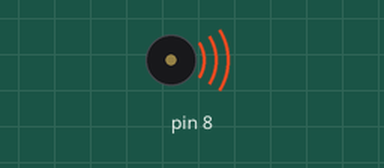
A sketch run on a simulated Arduino Uno, built with avr-gcc and run on an emulated ATmega328P. On the bench: buzzer (waves = sounding).

Above: at 0.1 s.
At 18.1 s:
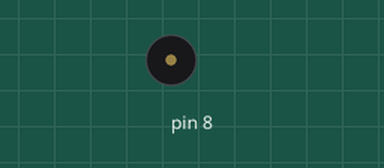
Timing chart, 0 to 40.0 s (numbered marks = the images above):
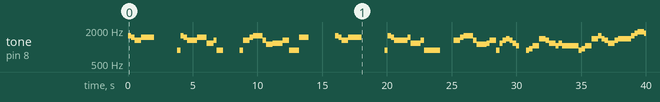

The sketch:

still_alive.ino
```cpp
// frequencies //

int ai6 = 1864.66;
int a6 = 1760.00;
int g = 1567.98;
int fi = 1479.98;
int f = 1396.91;
int fi5 = 739.989;
int f5 = 698.456;
int e = 1318.51;
int ai = 932.328;
int a = 880;
int d = 1174.66;
int ci = 1108.73;
int c = 1046.50;
int b6 = 1975.53;
int b = 987.767;

// note duration //

int ei = 254;
int qu = 2 * ei;
int ha = 4 * ei;
int te = qu + ei;

int x(int y, int z)
{
  tone(8, y);
  delay(z);
  noTone(8);
}

void setup()
{
}

void loop()
{

  x(g, ei);
  x(fi, ei);
  x(e, ei);
  x(e, ei);
  x(fi, ha);
  delay(ha + qu + ei);
  x(a, ei);
  x(g, ei);
  x(fi, ei);
  x(e, ei);
  x(e, qu);
  x(fi, te);
  x(d, qu);
  x(e, ei);
  x(a, qu);
  delay(ei + ha);

  x(a, ei);
  x(e, qu);
  x(fi, ei);
  x(g, te);
  x(e, ei);
  x(ci, qu);
  x(d, te);
  x(e, qu);
  x(a, ei);
  x(a, qu);
  x(fi, te);
  delay(ha + ha);

  x(g, ei);
  x(fi, ei);
  x(e, ei);
  x(e, ei);
  x(fi, ha);
  delay(ha + qu + ei);
  x(a, ei);
  x(g, ei);
  x(fi, ei);
  x(e, ei);
  x(e, te);
  x(fi, ei);
  x(d, te);
  x(e, ei);
  x(a, ei + ha);
  delay(ha);

  x(e, qu);
  x(fi, ei);
  x(g, te);
  x(e, ei);
  x(ci, te);
  x(d, ei);
  x(e, qu);
  x(a, ei);
  x(d, ei);
  x(e, ei);
  x(f, ei);
  x(e, ei);
  x(d, ei);
  x(c, ei);
  delay(qu);
  x(a, ei);
  x(ai, ei);
  x(c, qu);
  x(f, qu);
  x(e, ei);
  x(d, ei);
  x(d, ei);
  x(c, ei);
  x(d, ei);
  x(c, ei);
  x(c, qu);
  x(c, qu);
  x(a, ei);
  x(ai, ei);
  x(c, qu);
  x(f, qu);
  x(g, ei);
  x(f, ei);
  x(e, ei);
  x(d, ei);
  x(d, ei);
  x(e, ei);
  x(f, qu);
  x(f, qu);
  x(g, ei);
  x(a6, ei);
  x(ai6, ei);
  x(ai6, ei);
  x(a6, qu);
  x(g, qu);
  x(f, ei);
  x(g, ei);
  x(a6, ei);
  x(a6, ei);
  x(g, qu);
  x(f, qu);
  x(d, ei);
  x(c, ei);
  x(d, ei);
  x(f, ei);
  x(f, ei);
  x(e, ei);
  x(e, qu);
  x(fi, ei);
  x(fi, ei);

  delay(27 * ei);

  x(a, ei);
  x(g, ei);
  x(fi, ei);
  x(e, ei);
  x(e, qu);
  x(fi, ei);

  delay(10 * ei);

  x(g, ei);
  x(fi, ei);
  x(e, ei);
  x(e, te);
  x(fi, ei);
  x(d, qu);
  x(e, qu);
  x(a, te);

  delay(6 * ei);

  x(e, qu);
  x(fi, ei);
  x(g, ei + qu);
  x(e, qu);
  x(ci, qu);
  x(d, ei);
  x(e, ei + qu);
  x(a, ei);
  x(a, qu);
  x(fi, ei);

  delay(8 * ei);

  x(a, ei);
  x(g, ei);
  x(fi, ei);
  x(e, ei);
  x(e, ei);
  x(fi, ei);

  delay(11 * ei);

  x(a, ei);
  x(g, ei);
  x(fi, ei);
  x(e, ei);
  x(e, ei + qu);
  x(fi, ei);
  x(d, ei + qu);
  x(e, ei);
  x(a, ei + qu);

  delay(6 * ei);

  /* as they burned it hurt... */
  x(e, qu);
  x(fi, ei);
  x(g, ei + qu);
  x(e, qu);
  x(ci, qu);
  x(d, ei);
  x(e, qu);
  x(a, ei);
  x(d, ei);
  x(e, ei);

  /* key change */
  x(f, ei);
  x(e, ei);
  x(d, qu);
  x(c, qu);

  x(a, ei);
  x(ai, ei);
  x(c, qu);
  x(f, qu);
  x(e, ei);
  x(d, ei);
  x(d, ei);
  x(c, ei);
  x(d, ei);
  x(c, ei);
  x(c, qu);
  x(c, qu);
  x(a, ei);
  x(ai, ei);
  x(c, qu);
  x(f, qu);
  x(g, ei);
  x(f, ei);
  x(e, ei);
  x(d, ei);
  x(d, ei);
  x(e, ei);
  x(f, qu);
  x(f, qu);
  x(g, ei);
  x(a6, ei);
  x(ai6, ei);
  x(ai6, ei);
  x(a6, qu);
  x(g, qu);
  x(f, ei);
  x(g, ei);
  x(a6, ei);
  x(a6, ei);
  x(g, ei);
  x(f, ei);

  x(f, qu);
  x(d, ei);
  x(c, ei);
  x(d, ei);
  x(f, ei);
  x(f, ei);
  x(e, ei);
  x(ci, ei);
  x(e, ei);
  x(fi, ei);
  x(fi, ei);

  /* key changes back */

  delay(28 * ei);

  x(g, ei);
  x(fi, ei);
  x(e, ei);
  x(e, qu);
  x(fi, te);

  delay(7 * ei);

  x(a, ei);
  x(g, ei);
  x(fi, ei);
  x(e, ei);
  x(e, te);
  x(fi, ei);
  x(d, te);
  x(e, ei);
  x(a, 5 * ei);

  delay(ha);

  x(e, qu);
  x(fi, ei);
  x(g, te);
  x(e, qu);
  x(ci, qu);
  x(d, ei);
  x(e, te);
  x(a, ei);
  x(a, qu);
  x(fi, te);

  delay(2 * ha);

  x(g, ei);
  x(fi, ei);
  x(e, ei);
  x(e, qu);
  x(fi, te);

  delay(2 * ha);

  x(g, ei);
  x(fi, ei);
  x(e, ei);
  x(e, te);

  x(fi, ei);
  x(d, te);

  x(e, ei);
  x(a, 5 * ei);

  delay(ha);

  x(e, qu);
  x(fi, ei);
  x(g, te);
  x(e, qu);

  x(ci, qu);
  x(d, ei);
  x(e, qu);
  x(a, ei);
  x(d, ei);
  x(e, ei);

  // key change:

  x(f, ei);
  x(e, ei);
  x(d, ei);
  x(c, te);

  x(a, ei);
  x(ai, ei);
  x(c, qu);
  x(f, qu);
  x(e, ei);
  x(d, ei);
  x(d, ei);
  x(c, ei);
  x(d, ei);
  x(c, ei);
  x(c, qu);
  x(c, qu);
  x(a, ei);
  x(ai, ei);
  x(c, qu);
  x(f, qu);
  x(g, ei);
  x(f, ei);
  x(e, ei);
  x(d, ei);
  x(d, ei);
  x(e, ei);
  x(f, qu);
  x(f, qu);

  x(g, ei);
  x(a6, ei);
  x(ai6, ei);
  x(ai6, ei);
  x(a6, ei);
  x(g, ei);
  x(g, qu);

  x(f, ei);
  x(g, ei);
  x(a6, ei);
  x(a6, ei);
  x(g, ei);
  x(f, ei);
  x(f, qu);
  x(d, ei);
  x(c, ei);
  x(d, ei);
  x(f, ei);
  x(f, ei);
  x(e, qu);
  x(e, ei);
  x(fi, ei);
  x(fi, 5 * ei);

  //key change

  delay(2 * ei);

  x(a6, ei);
  x(a6, ei / 2);
  x(b6, ei / 2 + ei);
  x(a6, ei);
  x(fi, ei);
  x(d, qu);
  x(e, ei);
  x(fi, ei);
  x(fi, qu);

  delay(3 * ei);

  x(a6, ei);
  x(a6, ei);
  x(a6, ei);
  x(b6, ei);
  x(a6, ei);
  x(fi, ei);
  x(d, qu);
  x(e, ei);
  x(fi, ei);
  x(fi, te);

  delay(te);

  x(a6, ei);
  x(a6, ei);
  x(a6, ei);
  x(b6, ei);
  x(a6, ei);
  x(fi, ei);
  x(d, qu);
  x(e, ei);
  x(fi, ei);
  x(fi, te);

  delay(ha);

  x(a6, ei);
  x(a6, ei);
  x(b6, ei);
  x(a6, ei);
  x(fi, ei);
  x(d, qu);
  x(e, ei);
  x(fi, ei);
  x(fi, te);

  delay(te);

  x(a6, ei);
  x(a6, ei);
  x(a6, ei);
  x(b6, ei);
  x(a6, ei);
  x(fi, ei);
  x(d, qu);
  x(e, ei);
  x(fi, ei);
  x(fi, 5 * ei);

  delay(ei);

  x(g, ei);
  x(a6, ei);
  x(a6, te);

  delay(3 * ei);

  x(g, ei);
  x(fi, ei);
  x(fi, te);

  delay(100 * ha);
}
```

Measured:
- by itself, tone on pin 8: plays 1567 Hz for 0.25 s, 1479 Hz for 0.25 s, 1318 Hz for 0.51 s, 1479 Hz for 1.0 s, 880 Hz for 0.25 s, 1567 Hz for 0.25 s … (71 notes in this stretch)
